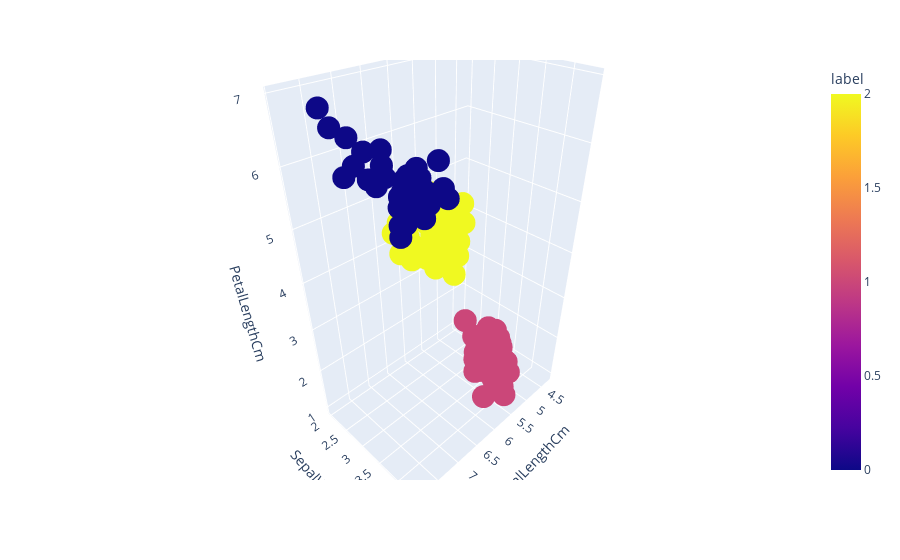

Source (notebook cell):
### Markdown cell above
## Visualizing the clusters on a 3D scatter plot.

### Code cell
px.scatter_3d(iris, x='SepalLengthCm', y='SepalWidthCm', z='PetalLengthCm', color='label')

### Figure 1 — Plotly figure (JSON) as saved in the notebook; plotly's stock layout.template omitted (floating-point values rounded to 4 significant figures; data arrays with more than 128 entries replaced by an {"elided": "..."} marker saying what was removed)
{"data": [{"hovertemplate": "SepalLengthCm=%{x}<br>SepalWidthCm=%{y}<br>PetalLengthCm=%{z}<br>label=%{marker.color}<extra></extra>", "legendgroup": "", "marker": {"color": {"elided": "150 int values"}, "coloraxis": "coloraxis", "symbol": "circle"}, "mode": "markers", "name": "", "scene": "scene", "showlegend": false, "type": "scatter3d", "x": {"elided": "150 float values"}, "y": {"elided": "150 float values"}, "z": {"elided": "150 float values"}}], "layout": {"coloraxis": {"colorbar": {"title": {"text": "label"}}, "colorscale": [[0, "#0d0887"], [0.1111, "#46039f"], [0.2222, "#7201a8"], [0.3333, "#9c179e"], [0.4444, "#bd3786"], [0.5556, "#d8576b"], [0.6667, "#ed7953"], [0.7778, "#fb9f3a"], [0.8889, "#fdca26"], [1, "#f0f921"]]}, "legend": {"tracegroupgap": 0}, "margin": {"t": 60}, "scene": {"domain": {"x": [0, 1], "y": [0, 1]}, "xaxis": {"title": {"text": "SepalLengthCm"}}, "yaxis": {"title": {"text": "SepalWidthCm"}}, "zaxis": {"title": {"text": "PetalLengthCm"}}}}}
